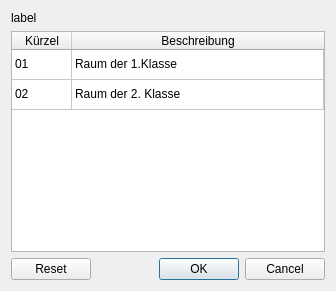
<?xml version="1.0" encoding="UTF-8"?>
<ui version="4.0">
 <class>Dialog</class>
 <widget class="QDialog" name="Dialog">
  <property name="geometry">
   <rect>
    <x>0</x>
    <y>0</y>
    <width>336</width>
    <height>291</height>
   </rect>
  </property>
  <property name="windowTitle">
   <string>Wählen</string>
  </property>
  <layout class="QVBoxLayout" name="verticalLayout">
   <item>
    <widget class="QLabel" name="label">
     <property name="text">
      <string>label</string>
     </property>
     <property name="wordWrap">
      <bool>true</bool>
     </property>
    </widget>
   </item>
   <item>
    <widget class="QTableWidget" name="table">
     <property name="editTriggers">
      <set>QAbstractItemView::NoEditTriggers</set>
     </property>
     <property name="selectionMode">
      <enum>QAbstractItemView::SingleSelection</enum>
     </property>
     <property name="selectionBehavior">
      <enum>QAbstractItemView::SelectRows</enum>
     </property>
     <attribute name="horizontalHeaderDefaultSectionSize">
      <number>60</number>
     </attribute>
     <attribute name="horizontalHeaderStretchLastSection">
      <bool>true</bool>
     </attribute>
     <attribute name="verticalHeaderVisible">
      <bool>false</bool>
     </attribute>
     <row>
      <property name="text">
       <string>New Row</string>
      </property>
     </row>
     <row>
      <property name="text">
       <string>New Row</string>
      </property>
     </row>
     <column>
      <property name="text">
       <string>Kürzel</string>
      </property>
     </column>
     <column>
      <property name="text">
       <string>Beschreibung</string>
      </property>
     </column>
     <item row="0" column="0">
      <property name="text">
       <string>01</string>
      </property>
     </item>
     <item row="0" column="1">
      <property name="text">
       <string>Raum der 1.Klasse</string>
      </property>
     </item>
     <item row="1" column="0">
      <property name="text">
       <string>02</string>
      </property>
     </item>
     <item row="1" column="1">
      <property name="text">
       <string>Raum der 2. Klasse</string>
      </property>
     </item>
    </widget>
   </item>
   <item>
    <widget class="QDialogButtonBox" name="buttonBox">
     <property name="orientation">
      <enum>Qt::Horizontal</enum>
     </property>
     <property name="standardButtons">
      <set>QDialogButtonBox::Cancel|QDialogButtonBox::Ok|QDialogButtonBox::Reset</set>
     </property>
    </widget>
   </item>
  </layout>
 </widget>
 <resources/>
 <connections>
  <connection>
   <sender>buttonBox</sender>
   <signal>accepted()</signal>
   <receiver>Dialog</receiver>
   <slot>accept()</slot>
   <hints>
    <hint type="sourcelabel">
     <x>248</x>
     <y>254</y>
    </hint>
    <hint type="destinationlabel">
     <x>157</x>
     <y>274</y>
    </hint>
   </hints>
  </connection>
  <connection>
   <sender>buttonBox</sender>
   <signal>rejected()</signal>
   <receiver>Dialog</receiver>
   <slot>reject()</slot>
   <hints>
    <hint type="sourcelabel">
     <x>316</x>
     <y>260</y>
    </hint>
    <hint type="destinationlabel">
     <x>286</x>
     <y>274</y>
    </hint>
   </hints>
  </connection>
 </connections>
</ui>
